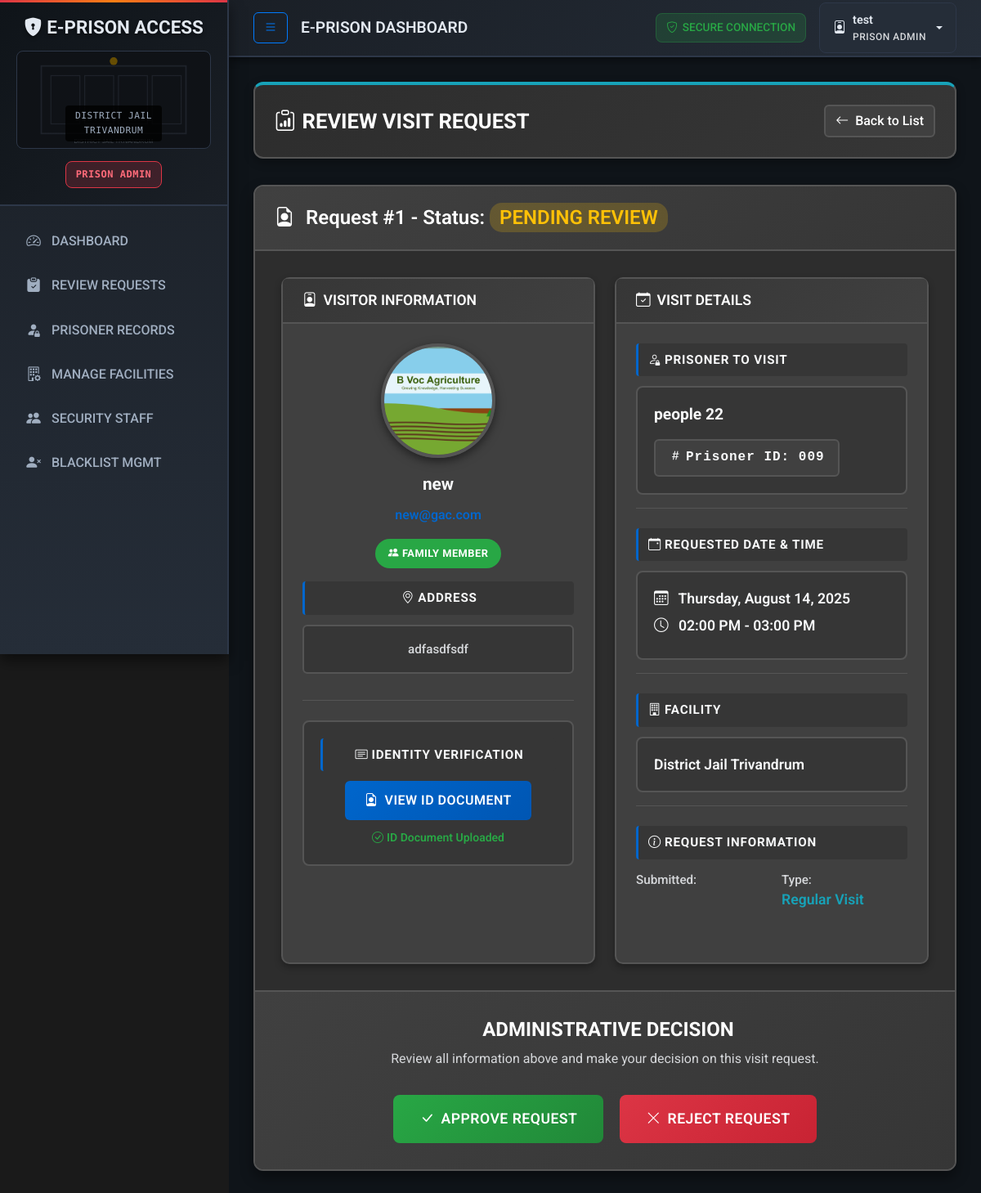
/visitor-management/review/1/ (signed in), run on an earlier commit of the app's database.
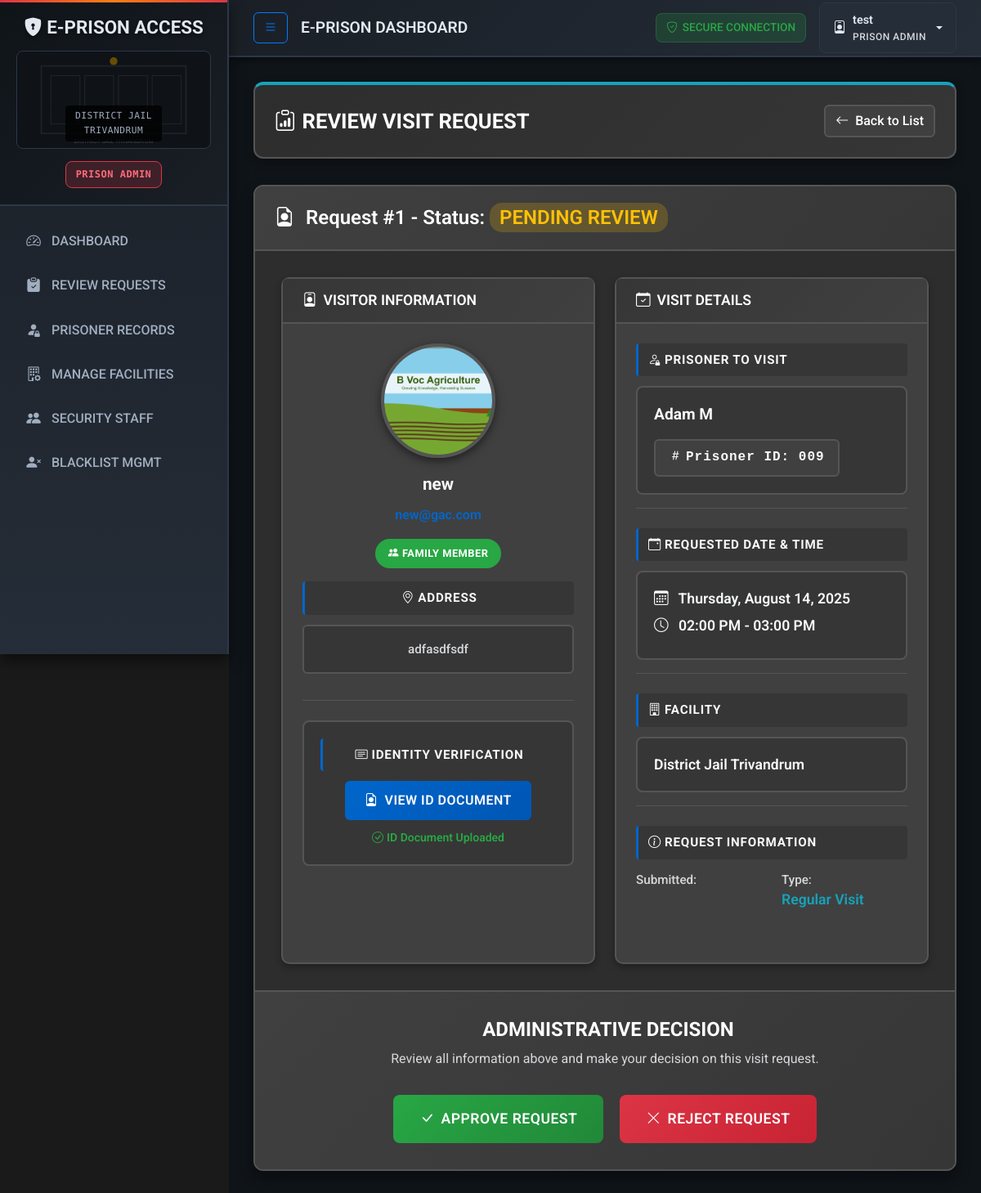
And on a later commit of the database.
### visitor_management/models.py (models this page shows, shortened)
class Visit(models.Model):
    STATUS_CHOICES = [
        ('PENDING', 'Pending'),
        ('APPROVED', 'Approved'),
        ('REJECTED', 'Rejected'),
        ('COMPLETED', 'Completed'),
        ('CANCELLED', 'Cancelled'),
    ]
    VISIT_TYPE_CHOICES = [
        ('REGULAR', 'Regular Visit'),
        ('EMERGENCY', 'Emergency Visit'),
    ]
    visitor = models.ForeignKey(User, on_delete=models.CASCADE, related_name='visits')
    prisoner = models.ForeignKey(Prisoner, on_delete=models.CASCADE, related_name='visits')
    visit_date = models.DateField()
    visit_time_slot = models.CharField(max_length=50)
    status = models.CharField(max_length=20, choices=STATUS_CHOICES, default='PENDING')
    visit_type = models.CharField(max_length=10, choices=VISIT_TYPE_CHOICES, default='REGULAR')
    qr_code = models.ImageField(upload_to='visit_qrcodes/', blank=True, null=True)
    check_in_time = models.DateTimeField(blank=True, null=True)
    check_out_time = models.DateTimeField(blank=True, null=True)

### prison_core/models.py (models this page shows, shortened)
class Prisoner(models.Model):
    jail = models.ForeignKey(Jail, on_delete=models.CASCADE, related_name="prisoners")
    first_name = models.CharField(max_length=100)
    last_name = models.CharField(max_length=100)
    prisoner_id = models.CharField(max_length=20, unique=True)
    date_of_birth = models.DateField()
    photo = models.ImageField(upload_to='prisoner_photos/', blank=True, null=True)

class Jail(models.Model):
    name = models.CharField(max_length=200, unique=True)
    location = models.CharField(max_length=200)

### accounts/models.py (models this page shows, shortened)
class User(AbstractUser):
    ROLE_CHOICES = [
        ("family", "Family Visitor"),
        ("visitor", "Other Visitor"),
        ("security", "Gate Security"),
        ("admin", "Prison Admin"),
    ]
    RELATIONSHIP_CHOICES = [
        ("father", "Father"),
        ("mother", "Mother"),
        ("spouse", "Spouse/Husband/Wife"),
        ("son", "Son"),
        ("daughter", "Daughter"),
        ("brother", "Brother"),
        ("sister", "Sister"),
        ("grandfather", "Grandfather"),
        ("grandmother", "Grandmother"),
        ("uncle", "Uncle"),
        ("aunt", "Aunt"),
        ("cousin", "Cousin"),
        ("nephew", "Nephew"),
        ("niece", "Niece"),
        ("son_in_law", "Son-in-law"),
        ("daughter_in_law", "Daughter-in-law"),
        ("father_in_law", "Father-in-law"),
        ("mother_in_law", "Mother-in-law"),
        ("other", "Other Relative"),
    ]
    role = models.CharField(max_length=20, choices=ROLE_CHOICES, default="visitor")
    profile_photo = models.ImageField(upload_to="profile_photos/", blank=True, null=True)
    is_family_member = models.BooleanField(default=False)
    jail = models.ForeignKey(Jail, on_delete=models.SET_NULL, null=True, blank=True)
    full_name = models.CharField(max_length=100, blank=True, null=True)
    address = models.TextField(blank=True, null=True)
    id_proof = models.ImageField(upload_to="id_proofs/", blank=True, null=True)
    aadhar_number = models.CharField(
        max_length=12,
        unique=True,
        blank=True,
        null=True,
        help_text="12-digit Aadhar number (only accepted ID proof)",
        verbose_name="Aadhar Card Number"
    )
    phone_number = models.CharField(
        max_length=15,
        blank=True,
        null=True,
        help_text="10-digit Indian mobile number"
    )
    related_prisoner = models.ForeignKey(
        Prisoner,
        on_delete=models.SET_NULL,
        null=True,
        blank=True,
        related_name='family_members',
        help_text="Select the prisoner you are related to",
        verbose_name="Related Prisoner"
    )
    relationship_to_prisoner = models.CharField(
        max_length=20,
        choices=RELATIONSHIP_CHOICES,
        blank=True,
        null=True,
        help_text="Your relationship to the prisoner",
        verbose_name="Relationship to Prisoner"
    )
    primary_family_member = models.ForeignKey(
        'self',
        on_delete=models.SET_NULL,
        null=True,
        blank=True,
        related_name='family_members',
        help_text="Primary family member who can authorize emergency visits"
    )
    relationship_to_primary = models.CharField(
        max_length=20,
        choices=RELATIONSHIP_CHOICES,
        blank=True,
        null=True,
        help_text="Your relationship to the primary family member"
    )
    can_authorize_emergency_visits = models.BooleanField(
        default=False,
        help_text="Can this user authorize emergency visits for family members"
    )

### accounts/decorators.py (the view)
    def wrap(request, *args, **kwargs):
        if request.user.is_authenticated and request.user.role == 'admin':
            return function(request, *args, **kwargs)
        else:
            messages.error(request, "You do not have permission to access this page.")
            return redirect('staff_login')

### visitor_management/views.py (called while the page is built)
@login_required
@admin_required
def visit_detail_review(request, visit_id):
    visit = get_object_or_404(Visit, id=visit_id, prisoner__jail=request.user.jail)
    return render(request, 'visitor_management/visit_detail_review.html', {'visit': visit})

### visitor_management/templates/visitor_management/visit_detail_review.html (shortened to what the changed rows need)
{% extends "base.html" %}
{% block content %}
<div class="page-header">
    <div class="d-flex justify-content-between align-items-center flex-wrap">
        <h2><i class="bi bi-clipboard-data me-2"></i>REVIEW VISIT REQUEST</h2>
    </div>
</div>
<div class="card review-card">
    <div class="card-header">
        <h4>
            <i class="bi bi-file-earmark-person me-2"></i>
            Request #{{ visit.id }} - Status: <span class="status-pending">PENDING REVIEW</span>
        </h4>
    </div>
    <div class="card-body">
        <div class="row g-4">
            <div class="col-lg-6">
                <div class="card detail-card">
                    <div class="card-body text-center">
                        {% if visit.visitor.profile_photo %}
                            <img src="{{ visit.visitor.profile_photo.url }}"
                                 class="visitor-photo"
                                 alt="Visitor Photo"
                                 onclick="openImageModal(this.src)">
                        {% else %}
                            <div class="visitor-placeholder">
                                <i class="bi bi-person-circle"></i>
                            </div>
                        {% endif %}
                        <div class="visitor-name">{{ visit.visitor.full_name|default:visit.visitor.username }}</div>
                        <div class="visitor-email">{{ visit.visitor.email }}</div>
                        {% if visit.visitor.is_family_member %}
                            <span class="family-badge">
                                <i class="bi bi-people-fill me-1"></i>Family Member
                            </span>
                        {% endif %}
                        <div class="detail-section">
                            <div class="detail-label">
                                <i class="bi bi-geo-alt me-1"></i>Address
                            </div>
                            <div class="visitor-address">{{ visit.visitor.address }}</div>
                        </div>
                        <div class="id-proof-section">
                            <div class="detail-label">
                            </div>
                            {% if visit.visitor.id_proof %}
                                <a href="{{ visit.visitor.id_proof.url }}"
                                   class="btn btn-view-id"
                                   target="_blank"
                                   onclick="trackIDView('{{ visit.id }}')">
                                </a>
                                <div class="mt-2">
                                </div>
                            {% else %}
                                <div class="no-id-proof">
                                    <i class="bi bi-exclamation-triangle me-2"></i>
                                    NO ID PROOF UPLOADED - HIGH RISK
                                </div>
                            {% endif %}
                        </div>
                    </div>
                </div>
            </div>
            <div class="col-lg-6">
                <div class="card detail-card">
                    <div class="card-body">
                        <div class="detail-section">
                            <div class="prisoner-info">
                                <div class="detail-value">
                                    {{ visit.prisoner.first_name }} {{ visit.prisoner.last_name }}
                                </div>
                                <div class="prisoner-id mt-2">
                                    <i class="bi bi-hash me-1"></i>Prisoner ID: {{ visit.prisoner.prisoner_id }}
                                </div>
                            </div>
                        </div>
                        <div class="detail-section">
                            <div class="visit-datetime">
                                <div class="detail-value">
                                    <i class="bi bi-calendar3 me-2"></i>
                                    {{ visit.visit_date|date:"l, F d, Y" }}
                                </div>
                                <div class="detail-value mt-2">
                                    <i class="bi bi-clock me-2"></i>
                                    {{ visit.visit_time_slot }}
                                </div>
                            </div>
                        </div>
                        <div class="detail-section">
                            <div class="facility-info">
                                <div class="detail-value">
                                    {{ visit.prisoner.jail.name }}
                                </div>
                            </div>
                        </div>
                    </div>
                </div>
            </div>
        </div>
    </div>
</div>
{% endblock %}

What changed in the data, as far as the page shows it:
changed through a linked row, Visit "02:00 PM - 03:00 PM": prisoner.first_name "people" → "Adam"; prisoner.last_name "22" → "M"
